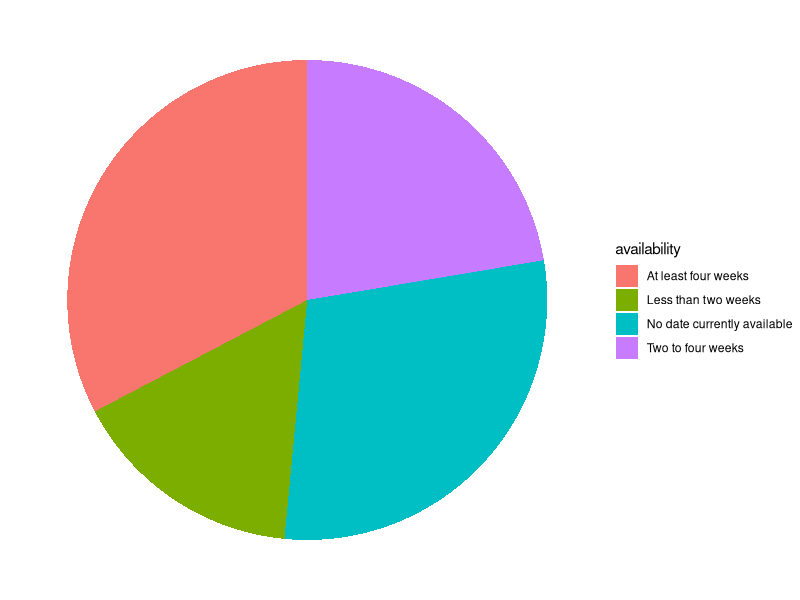

Generate this figure with R:
library(tidyverse)
library(ggplot2)
library(stringr)

data <- read.csv("psychologist_combined.csv")

#find out all the unique values in the column zipcode

zipcode_list <- unique(data$zipcode)

#sorting the list

zipcode_list <- sort(zipcode_list)

zipcode_list

#data includes zipcodes that are not valid, so we need to filter out the invalid zipcodes

valid_zipcode <- zipcode_list[grepl("^\\d{4}$", zipcode_list)]

print(valid_zipcode)

#removing the profiles with invadid zipcodes from the data

psychologist_df <- data %>% filter(zipcode %in% valid_zipcode)

#this leaves us 3723 profiles for further analysis

#find out which zipcode has the most psychologists

zipcode_count <- psychologist_df %>% group_by(zipcode) %>% summarise(count = n()) %>% arrange(desc(count))

zipcode_count

#1003 has 141 psychologists, 3011 has 124 psychologists, 8006 has 99 psychologists

#create a new variable that groups zipcodes by the first digit of the zipcode

zipcode_count$first_digit <- substr(zipcode_count$zipcode, 1, 1)

#find out which first digit has the most psychologists

zipcode_count <- zipcode_count %>% group_by(first_digit) %>% summarise(count = sum(count)) %>% arrange(desc(count))

zipcode_count
#zipcodes starting with 1 has most psychologist (1208), then 8/ Zurich (946), 3/ Bern (418), 6/ Luzern (395)

#FInding out how many psychologist have "Covered by basic insurance" in their billing information

psychologist_df$billing <- as.factor(psychologist_df$billing)

psychologist_df %>% group_by(billing) %>% summarise(count = n()/3723)

#15 % don't have "covered by basic insurance" in their profile -> 85 % are!

#counting the availability of the 3723 psychologist on the list

psychologist_df %>% group_by(availability) %>% summarise(count = n()/3723)

#15,8 % are available in less than 2 weeks, 22,3 % in 2-4 weeks, 32,7 % at least four weeks, 29,2 % don't have any availability
#for 60 % of the psychologist one has to wait at least 4 weeks

#creating a ggplot2 piechart of the availability of the psychologist

availability_pie <- psychologist_df %>% 
  group_by(availability) %>% 
  summarise(count = n()) %>% 
  ggplot(aes(x = "Availability", y = count, fill = availability)) + 
  geom_bar(stat = "identity") + coord_polar("y") + 
  theme_void()

?ggplot
availability_pie


#counting the availability of psychological help for different groups

keywords <- c("Children", "Teenagers", "Adults", "Couples")

count_keyword <- function(keyword) {
  str_detect(psychologist_df$groups, regex(paste0("\\b", keyword, "\\b"), ignore_case = TRUE))
}

# Apply the function to each keyword and sum the results
keyword_counts <- sapply(keywords, function(keyword) sum(count_keyword(keyword)))

keyword_percentages <- (keyword_counts / 3723) * 100

# Convert to a data frame for better readability
keyword_counts_df <- data.frame(keyword = keywords, count = keyword_counts, percentage = keyword_percentages)

# Print the table
print(keyword_counts_df)
